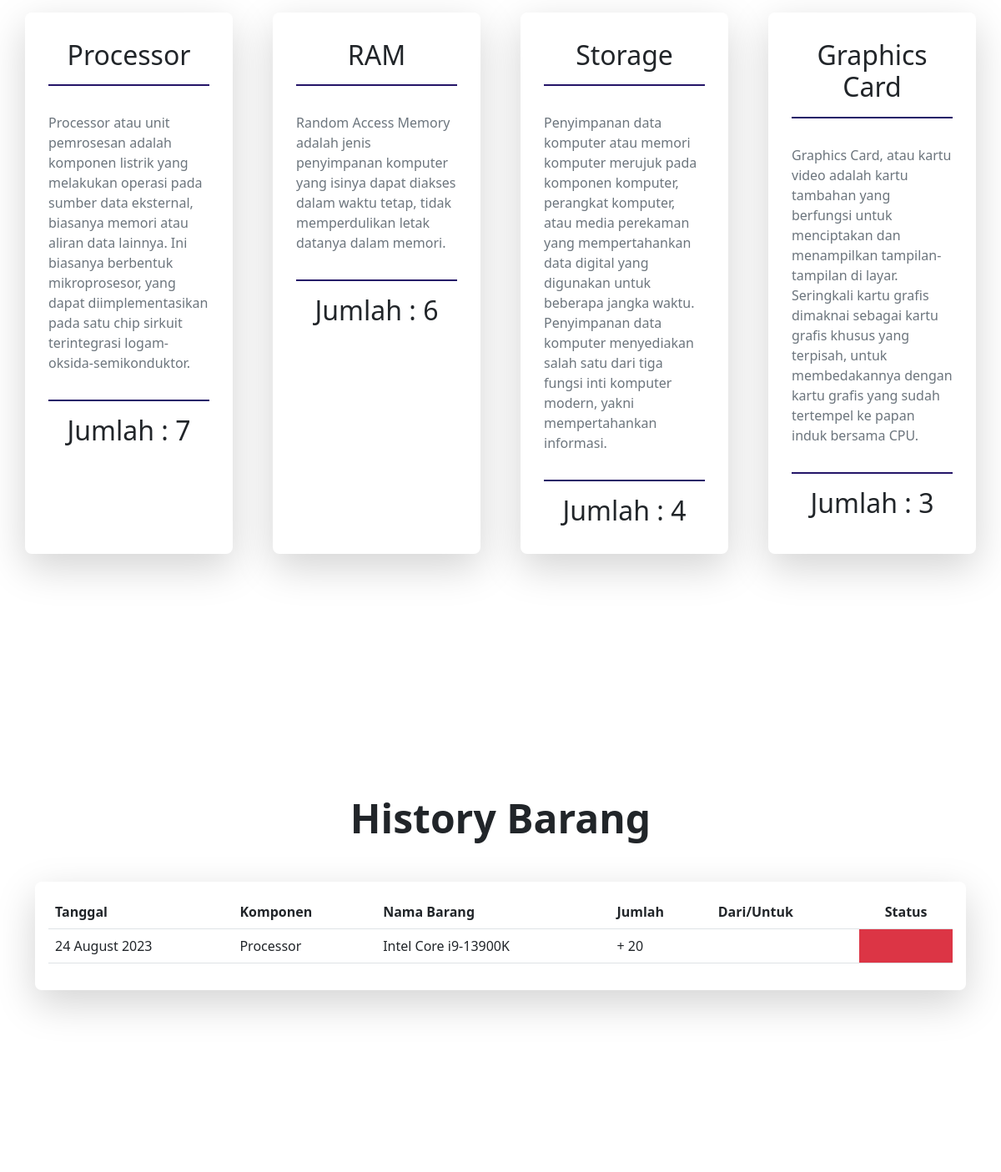
Before: / (middle part) with the older database file.
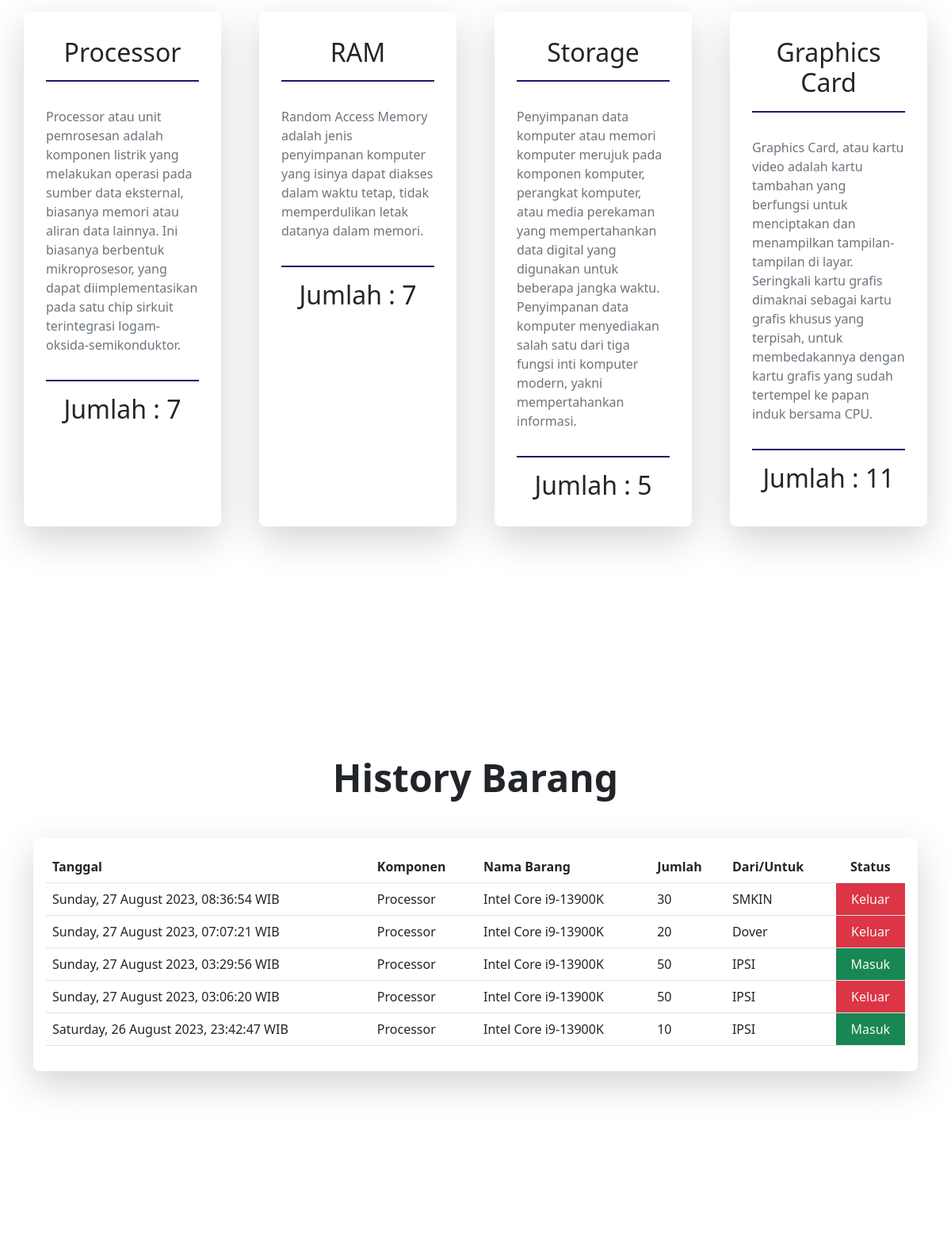
After: the same page with the newer database file.
### tables this page shows
CREATE TABLE `barang` (
  `id` int(11) NOT NULL,
  `tanggal` varchar(50) NOT NULL,
  `komponen` varchar(25) NOT NULL,
  `nama_komponen` varchar(25) NOT NULL,
  `jumlah` int(11) NOT NULL,
  `perusahaan` varchar(25) NOT NULL,
  `status` varchar(25) NOT NULL
);

### pages/src/function/dashboardCount.php (called while the page is built, shortened)
<?php
$query_processor = "SELECT COUNT(*) AS processor FROM processor";
$processor_result = mysqli_query($conn, $query_processor);
if (mysqli_num_rows($processor_result) > 0) {
    $row = mysqli_fetch_assoc($processor_result);
    $processor_result = $row["processor"];
}
$query_ram = "SELECT COUNT(*) AS ram FROM ram";
$ram_result = mysqli_query($conn, $query_ram);
if (mysqli_num_rows($ram_result) > 0) {
    $row = mysqli_fetch_assoc($ram_result);
    $ram_result = $row["ram"];
}
$query_storage = "SELECT COUNT(*) AS storage FROM storage";
$storage_result = mysqli_query($conn, $query_storage);
if (mysqli_num_rows($storage_result) > 0) {
    $row = mysqli_fetch_assoc($storage_result);
    $storage_result = $row["storage"];
}
$query_vga = "SELECT COUNT(*) AS vga FROM vga";
$vga_result = mysqli_query($conn, $query_vga);
if (mysqli_num_rows($vga_result) > 0) {
    $row = mysqli_fetch_assoc($vga_result);
    $vga_result = $row["vga"];
}

### index.php (the view, shortened to what the changed rows need)
<?php
include "pages/src/config/connect.php";
include "pages/src/function/dashboardCount.php";
$query_barang = "SELECT * FROM barang ORDER BY tanggal DESC LIMIT 5";
$result_barang = mysqli_query($conn, $query_barang);
?>
<!doctype html>
<html lang="en">
<head>
    <link rel="stylesheet" href="pages/src/css/index.css">
    <?php include "pages/src/library/bootstrap.php" ?>
</head>
<body>
    <section id="barang" class="container-fluid">
        <div class="container my-5 py-5">
            <div class="row gap-5 my-5 py-5">
                <div class="col col-barang rounded-3 shadow-lg">
                    <h2 class="text-center my-3 line-bottom mx-3 py-3">Processor</h2>
                    <h2 class="text-center my-3 line-top mx-3 py-3 ">Jumlah : <?= $processor_result ?></h2>
                </div>
                <div class="col col-barang rounded-3 shadow-lg">
                    <h2 class="text-center my-3 line-bottom mx-3 py-3">RAM</h2>
                    <p class="text-secondary p-3">Random Access Memory adalah jenis penyimpanan komputer yang isinya dapat diakses dalam waktu tetap, tidak memperdulikan letak datanya dalam memori.</p>
                    <h2 class="text-center my-3 line-top mx-3 py-3">Jumlah : <?= $ram_result ?></h2>
                </div>
                <div class="col col-barang rounded-3 shadow-lg">
                    <h2 class="text-center my-3 line-bottom mx-3 py-3">Storage</h2>
                    <p class="text-secondary p-3">Penyimpanan data komputer atau memori komputer merujuk pada komponen komputer, perangkat komputer, atau media perekaman yang mempertahankan data digital yang digunakan untuk beberapa jangka waktu. Penyimpanan data komputer menyediakan salah satu dari tiga fungsi inti komputer modern, yakni mempertahankan informasi.</p>
                    <h2 class="text-center my-3 line-top mx-3 py-3">Jumlah : <?= $storage_result ?></h2>
                </div>
                <div class="col col-barang rounded-3 shadow-lg">
                    <h2 class="text-center my-3 line-bottom mx-3 py-3">Graphics Card</h2>
                    <p class="text-secondary p-3">Graphics Card, atau kartu video adalah kartu tambahan yang berfungsi untuk menciptakan dan menampilkan tampilan-tampilan di layar. Seringkali kartu grafis dimaknai sebagai kartu grafis khusus yang terpisah, untuk membedakannya dengan kartu grafis yang sudah tertempel ke papan induk bersama CPU.</p>
                    <h2 class="text-center my-3 line-top mx-3 py-3">Jumlah : <?= $vga_result ?></h2>
                </div>
            </div>
        </div>
    </section>
    <section id="table-barang" class="container-fluid">
        <div class="container my-5 py-5">
            <div class="text-center my-5">
                <h1 class="fw-bold title">History Barang</h1>
            </div>
            <div class="p-3 shadow-lg rounded-3">
                <div class="table-responsive">
                    <table id="myTable" class="table table-hover">
                        <thead>
                            <tr>
                                <th scope="col">Tanggal</th>
                                <th scope="col">Komponen</th>
                                <th scope="col">Nama Barang</th>
                                <th scope="col">Jumlah</th>
                                <th scope="col">Dari/Untuk</th>
                                <th class="text-center" scope="col">Status</th>
                            </tr>
                        </thead>
                        <tbody>
                            <?php while ($result = mysqli_fetch_array($result_barang)) : ?>
                                <tr>
                                    <td><?= $result["tanggal"] ?></td>
                                    <td><?= $result["komponen"] ?></td>
                                    <td><?= $result["nama_komponen"] ?></td>
                                    <td><?= $result['jumlah'] ?></td>
                                    <td><?= $result['perusahaan'] ?></td>
                                    <td class="<?php echo ($result['status'] === 'Masuk') ? 'bg-success text-light text-center' : 'bg-danger text-light text-center'; ?>">
                                        <?php echo $result['status']; ?>
                                    </td>
                                </tr>
                            <?php endwhile; ?>
                        </tbody>
                    </table>
                </div>
            </div>
        </div>
    </section>
</body>
</html>

Changed rows visible on the page:
removed barang: tanggal "24 August 2023", komponen "Processor", nama_komponen "Intel Core i9-13900K", jumlah "+ 20"
added barang: tanggal "Sunday, 27 August 2023, 08:36:54 WIB", komponen "Processor", nama_komponen "Intel Core i9-13900K", jumlah "30", perusahaan "SMKIN", status "Keluar"
added barang: tanggal "Sunday, 27 August 2023, 07:07:21 WIB", komponen "Processor", nama_komponen "Intel Core i9-13900K", jumlah "20", perusahaan "Dover", status "Keluar"
added barang: tanggal "Sunday, 27 August 2023, 03:29:56 WIB", komponen "Processor", nama_komponen "Intel Core i9-13900K", jumlah "50", perusahaan "IPSI", status "Masuk"
added barang: tanggal "Sunday, 27 August 2023, 03:06:20 WIB", komponen "Processor", nama_komponen "Intel Core i9-13900K", jumlah "50", perusahaan "IPSI", status "Keluar"
added barang: tanggal "Saturday, 26 August 2023, 23:42:47 WIB", komponen "Processor", nama_komponen "Intel Core i9-13900K", jumlah "10", perusahaan "IPSI", status "Masuk"
Other visible differences:
$ram_result: "6" → "7"
$storage_result: "4" → "5"
$vga_result: "3" → "11"
